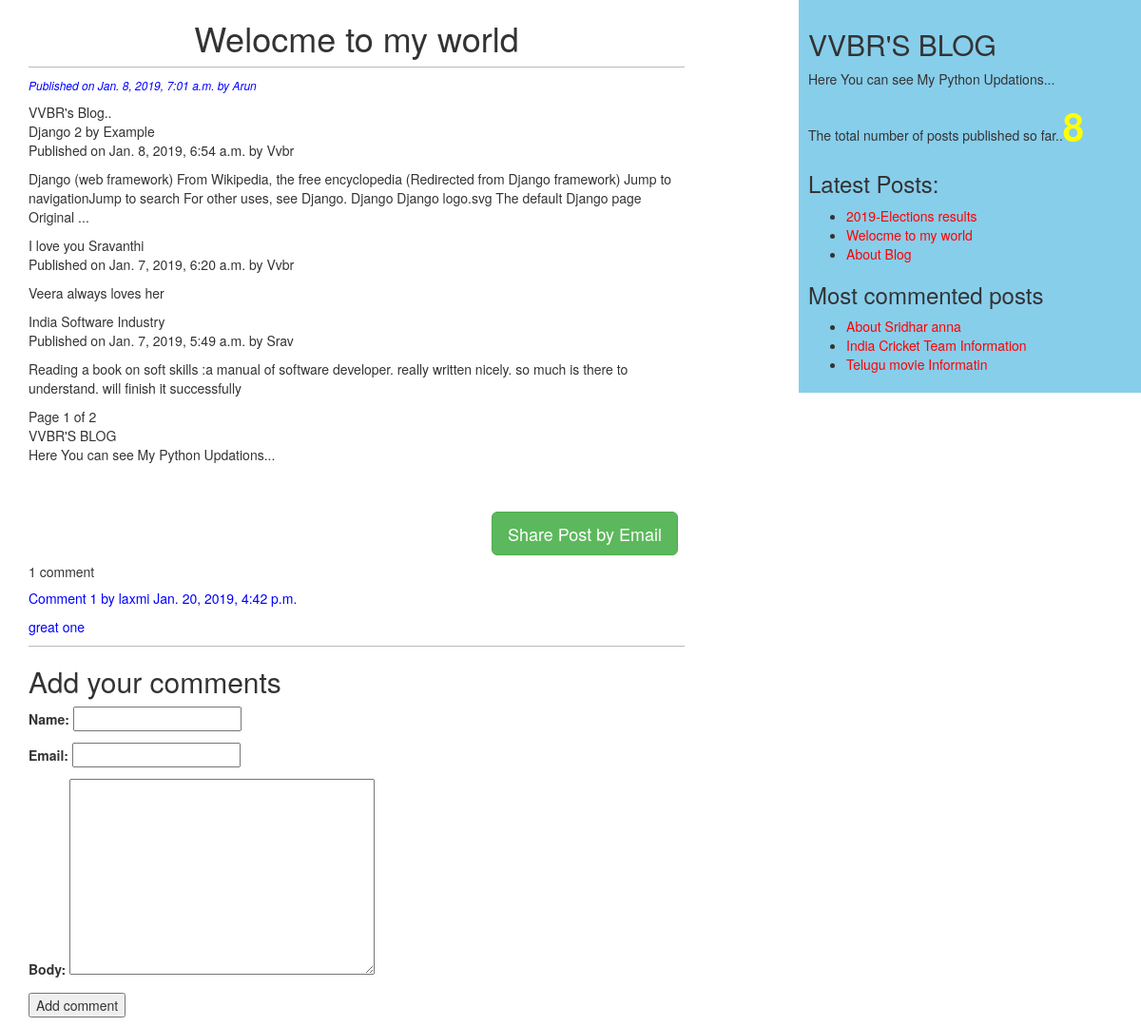
Page /blog/2019/1/8/welocme-my-world/ on the committed database.
### blog/models.py (models this page shows, shortened)
class Post(models.Model):
    STATUS_CHOICES=(('draft','Draft'),('published','Published'))
    title=models.CharField(max_length=256)
    slug=models.SlugField(max_length=264,unique_for_date='publish')
    author=models.ForeignKey(User,on_delete=models.CASCADE,related_name='blog_posts')
    body=models.TextField()
    publish=models.DateTimeField(default=timezone.now)
    created=models.DateTimeField(auto_now_add=True)
    updated=models.DateTimeField(auto_now=True)
    status=models.CharField(max_length=10,choices=STATUS_CHOICES,default='draft')
    objects=CustomManager()
    tags=TaggableManager()
    class Meta:
        ordering=('-publish',)
    def get_absolute_url(self):
        return reverse('blog:post_detail',
                        args=[self.publish.year,
                            self.publish.month,
                            self.publish.day,
                            self.slug])

class Comment(models.Model):
    post=models.ForeignKey(Post, on_delete=models.CASCADE,related_name='comments')
    name=models.CharField(max_length=32)
    email=models.EmailField()
    body=models.TextField()
    created=models.DateTimeField(auto_now_add=True)
    update=models.DateTimeField(auto_now=True)
    active=models.BooleanField(default=True)
    class Meta:
        ordering=('-created',)

### blog/views.py (the view)
# urls.py: path('<int:year>/<int:month>/<int:day>/<slug:post>/',views.post_detail_view,name='post_detail'),
def post_detail_view(request,year,month,day,post):
    post=get_object_or_404(Post,slug=post,
                            status='published',
                            publish__year=year,
                            publish__month=month,
                            publish__day=day)
    comments=post.comments.filter(active=True)
    csubmit=False
    new_comment=None
    if request.method=="POST":
        form=CommentForm(request.POST)
        if form.is_valid():
            new_comment=form.save(commit=False)
            new_comment.post=post
            new_comment.save()
            csubmit=True
    else:
        form=CommentForm()
    return render(request,'blog/post_detail.html',{'post':post,'form':form,'csubmit':csubmit,
                    'comments':comments,'new_comment':new_comment})

### blog/forms.py
class CommentForm(forms.ModelForm):
    class Meta:
        model=Comment
        fields=('name','email','body')

### blog/models.py (called while the page is built)
    def get_queryset(self):
        return super().get_queryset().filter(status='published')

### blog/templatetags/blog_tags.py (called while the page is built)
@register.simple_tag()
def total_posts():
    return Post.objects.count()

@register.inclusion_tag('blog/latest_posts.html')
def show_latest_posts(count=3):
    latest_posts=Post.objects.order_by('-publish')[:count]
    return {'latest_posts':latest_posts}

@register.simple_tag
def get_most_commented_posts(count=3):
    return Post.objects.annotate(total_comments=Count('comments')).order_by('-total_comments')[:count]

### templates/blog/post_detail.html (shortened to what this page needs)
{%extends 'blog/base.html'%}
{%block content%}
  <h1>{{post.title}}</h1>
  <p id='date'>Published on {{post.publish}} by {{post.author|title}}</p>
  {{post.body|linebreaks}}<br><br>
  <div class="container" align='center'>
    <a href="/blog/{{post.id}}/share" class="btn btn-lg btn-success" >Share Post by Email</a>
  </div>
  {% with comments.count as total_comments %}
    <h5>
      {{ total_comments }} comment{{ total_comments|pluralize }}
    </h5>
  {% endwith %}
  {% for comment in comments %}
    <div class="comment">
      <p class="info">
        Comment {{ forloop.counter }} by {{ comment.name }}
        {{ comment.created }}
      </p>
      {{ comment.body|linebreaks }}
    </div>
{% empty %}
    <p>There are no comments yet.</p>
{% endfor %}
{% if new_comment %}
  <h2>Your comment has been added.</h2>
{% else %}
  <h2>Add your comments</h2>
  <form action="." method="post">
    {{ form.as_p }}
    <p><input type="submit" value="Add comment"></p>
  </form>
{% endif %}
{%endblock%}

### templates/blog/base.html (shortened to what this page needs)
<!DOCTYPE html>
{% load blog_tags %}
{%load staticfiles%}
<html lang="en" dir="ltr">
  <head>
    <link rel="stylesheet" href="https://maxcdn.bootstrapcdn.com/bootstrap/3.3.7/css/bootstrap.min.css">
    <link rel="stylesheet" href="{% static "css/blog.css"%}">
  </head>
  <body>
    <div class="content">
      {%block content%}{%endblock%}
    </div>
    <div class="sidebar">
      <h2>VVBR'S BLOG</h2>
      <p>Here You can see My Python Updations...</p>
      <p>The total number of posts published so far..<span id='pcount'>{% total_posts%}</span></p>
      <h3>Latest Posts:</h3>
      {% show_latest_posts 3%}
      <h3>Most commented posts</h3>
      {% get_most_commented_posts as most_commented_posts %}
      <ul>
      {% for post in most_commented_posts %}
        <li>
          <a href="{{ post.get_absolute_url }}">{{ post.title }}</a>
        </li>
      {% endfor %}
      </ul>
    </div>
  </body>
</html>

### templates/blog/latest_posts.html
<ul>
  {%for post in latest_posts%}
  <li>
  <a href="{{ post.get_absolute_url }}">{{post.title}}</a>
  </li>
  {%endfor%}
</ul>

### static/css/blog.css (style rules this page uses)
.content { float:left; width: 60%; padding:0 0 0 30px; }
.sidebar { float:right; width:30%; padding:10px; background: skyblue; height: 100%; }
h1 { text-align: center; border-bottom: 1px solid #bbb; padding: 0 0 10px 0; }
#date { color:blue; font-size:12px; font-style: italic; }
a { color:red; }
.comment { color:blue; border-bottom: 1px solid #bbb; }
#pcount { font-size: 40px; color: yellow; font-weight: bold; }

### rows in the picture
Post: title "Welocme to my world", publish "Jan. 8, 2019, 7:01 a.m.", author "Arun", body "VVBR's Blog.. Django 2 by Example Published on Jan. 8, 2019, 6:54 a.m. by Vvbr Django (web framework) From Wikipedia, the free encyclopedia (Redirected from Django framework) Jump to navigationJump to search For other uses, see Django. Django Django logo.svg The default Django page Original ... I love you Sravanthi Published on Jan. 7, 2019, 6:20 a.m. by Vvbr Veera always loves her India Software Industry Published on Jan. 7, 2019, 5:49 a.m. by Srav Reading a book on soft skills :a manual of software developer. really written nicely. so much is there to understand. will finish it successfully Page 1 of 2 VVBR'S BLOG Here You can see My Python Updations..."
Comment: name "laxmi", created "Jan. 20, 2019, 4:42 p.m.", body "great one"
Post: title "2019-Elections results"
Post: title "About Blog"
Post: title "About Sridhar anna"
Post: title "India Cricket Team Information"
Post: title "Telugu movie Informatin"

### other values in the picture
{{ total_comments }} "1"
